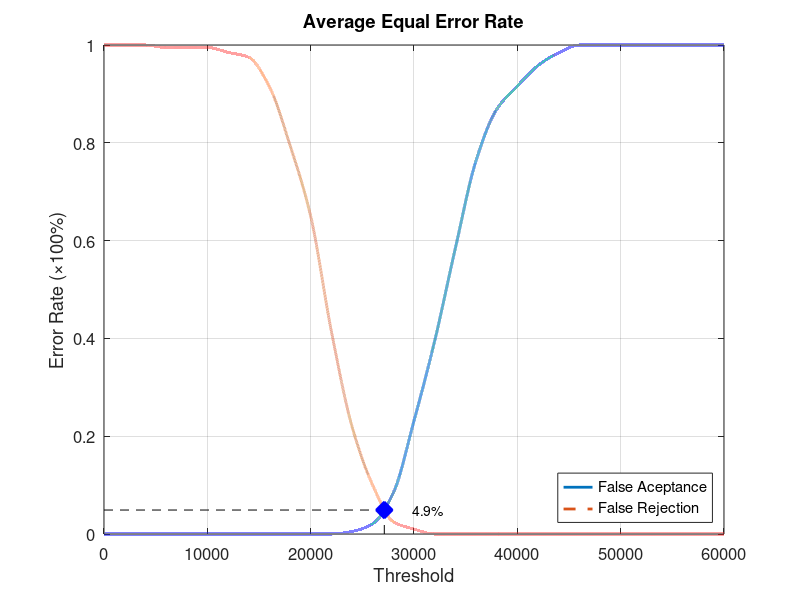
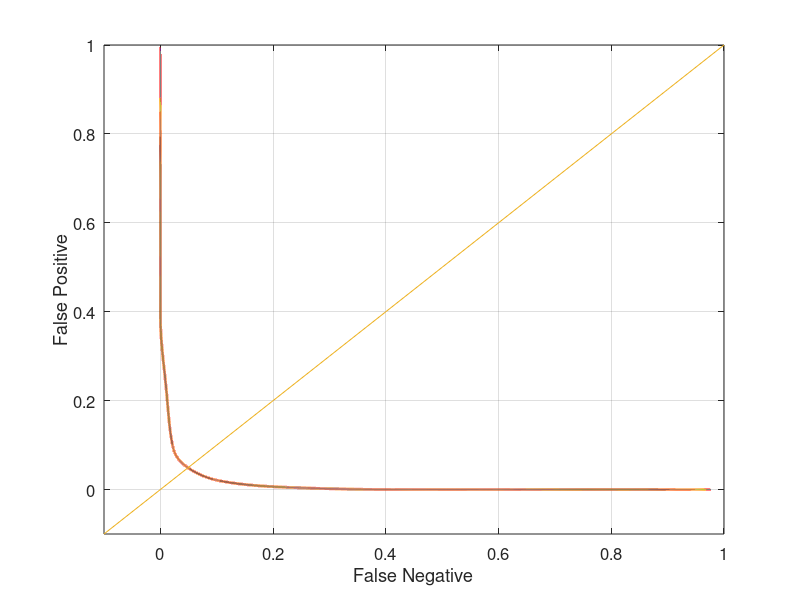

Reproduce these figures in MATLAB, in order.
function yEER = Database5_1
close all;
clear;
clc;
x = 0:2000:60000;
xq = 0:0.5:60000;

y0 = [0 0 0 0 0 0 0 0 0 0 0 0 0.00526316 0.0210526 0.0842105 0.231579 0.394737 0.584211 0.763158 0.868421 0.915789 0.957895 0.984211 1 1 1 1 1 1 1 1];
yy0 = interp1(x, y0, xq, 'pchip');
y1 = [1 1 1 0.995 0.995 0.995 0.985 0.975 0.915 0.795 0.65 0.415 0.22 0.1 0.025 0.01 0 0 0 0 0 0 0 0 0 0 0 0 0 0 0];
yy1 = interp1(x, y1, xq, 'pchip');

% Calculating EER: 
y2 = abs(y0 - y1);
find(y2 == min(y2))
yy2 = abs(yy0 - yy1);
xEER = find(yy2 == min(yy2));
xEERIndex = xq(xEER) % X-axis EER
yEER = yy0(xEER) % Y-axis EER

main = figure
plot(xq, yy0,'-','LineWidth', 2);	hold on
plot(xq, yy1,'--','LineWidth', 2);	hold on
plot([xEERIndex xEERIndex], [0 yEER], 'k--');	hold on
plot([0 xEERIndex], [yEER yEER], 'k--');	hold on
plot(xEERIndex, yEER, 'bx', 'LineWidth', 10);	hold on
text(xEERIndex + 10 * xEERIndex / 100, yEER, [num2str(round((10000 * yEER)) / 100) '%'])
legend('False Aceptance', 'False Rejection', 'Location', 'SouthEast')
xlabel('Threshold')
ylabel('Error Rate (\times100%)')
title('Average Equal Error Rate')
set(gca, 'FontSize', 12)
axis([0 60000 0 1])
grid on

print(main, 'Database5_1Main', '-dpng');
FNRxFPR = figure('Color', [1 1 1]);
plot(yy1, yy0, '-', yy1, yy0, 'LineWidth', 2);
hold on
y = -0.1:0.1:1
plot(y, y); 
set(gca, 'FontSize', 12)
xlabel('False Negative')
ylabel('False Positive')
axis([-0.1 1 -0.1 1])
set(gca, 'FontSize', 12)
grid on

print(FNRxFPR, 'Database5_1FNRxFPR','-dpng');
end
